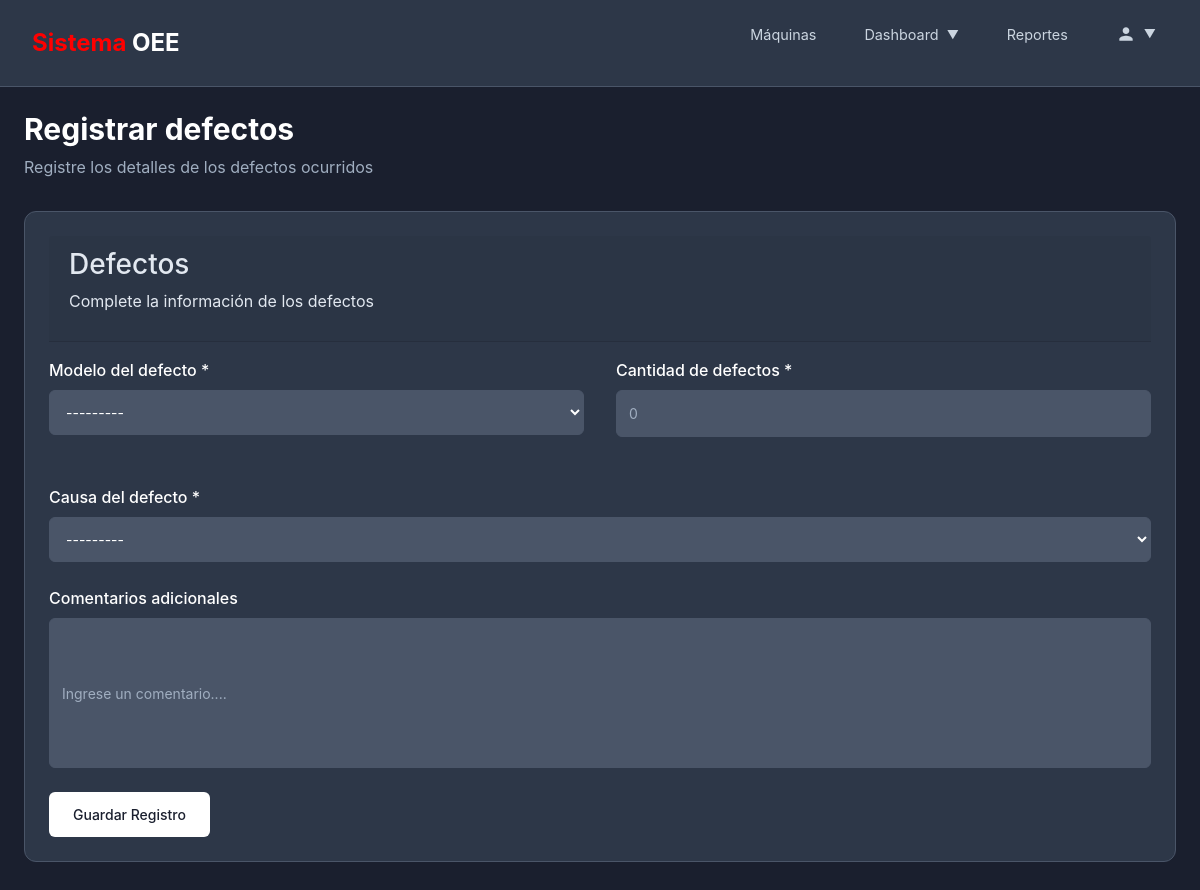
The app's page /manufactura/5/defectos, older data.
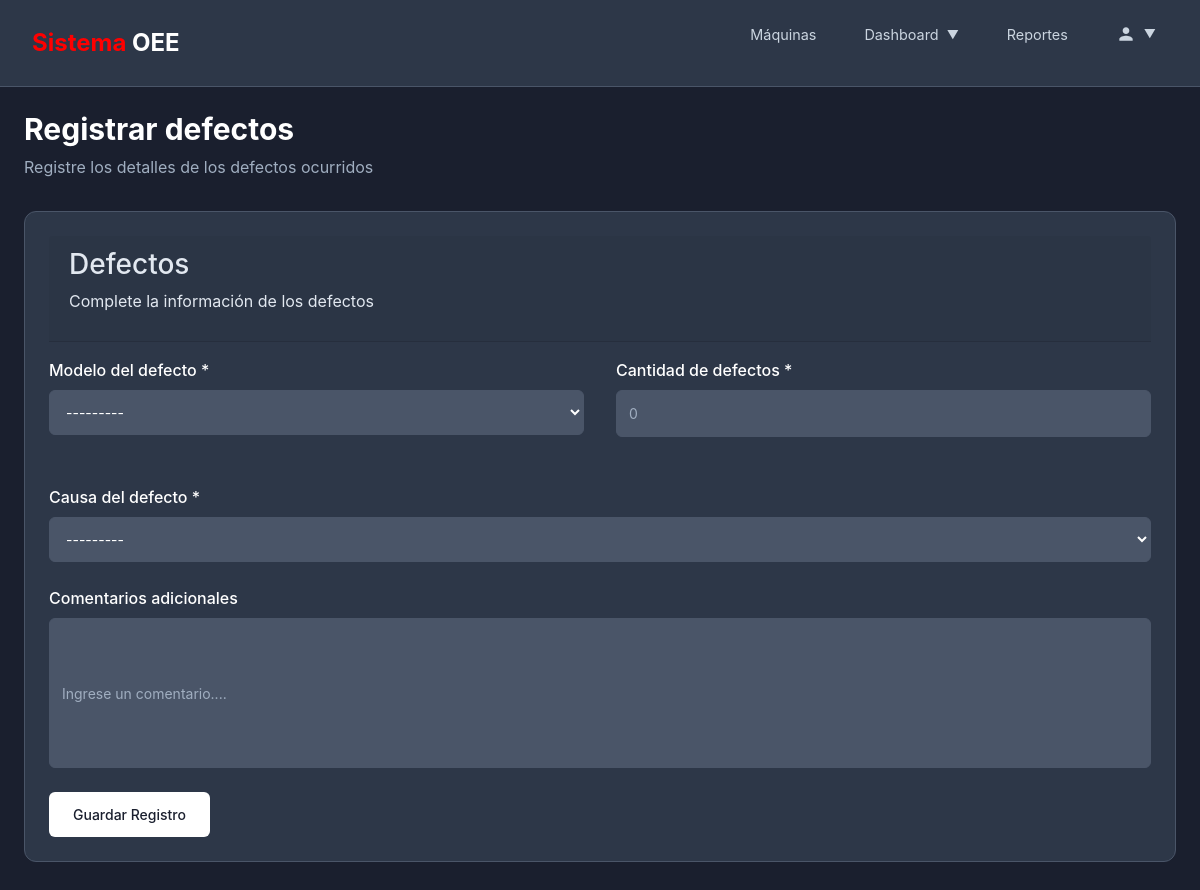
The same page, newer data.
### core/models.py (models this page shows, shortened)
class modelRouting (models.Model):
    model = models.ForeignKey(Model, on_delete=models.PROTECT)
    cell = models.ForeignKey(Cell, on_delete=models.PROTECT)
    class Meta:
        verbose_name_plural = 'Routings'

### manufacturing/views.py (the view)
# urls.py: path('<int:cell_id>/defectos', defects, name='defects'),
def defects (request, cell_id):
    cell = get_object_or_404(Cell, id=cell_id)
    if request.method == "POST":
        form = DefectForm(request.POST, cell=cell_id, date=timezone.localdate())
        if form.is_valid():
            model_detail = form.cleaned_data["model"]
            cause = form.cleaned_data["cause"]
            comments = form.cleaned_data["comments"]
            quantity = form.cleaned_data["quantity"]
            Defect.objects.create(
                production_detail=model_detail,
                cause=cause,
                quantity=quantity,
                comments=comments,
                created_by=request.user,
            )
            return redirect("machineDetails", cell_id=cell.id)
    else:
        form = DefectForm(cell=cell_id, date=timezone.localdate())
    return render(request, "manufacturing/defects.html", {
        "form": form,
        "cell_id": cell_id
    })

### core/models.py (called while the page is built)
    def __str__(self):
        return self.name

### templates/manufacturing/defects.html (shortened to what this page needs)
{% extends "base.html" %}
{% block content %}
<h1 class="page-title"> Registrar defectos </h1>
<p class="page-subtitle"> Registre los detalles de los defectos ocurridos </p>
<div class="card">
    <div class="card-header">
        <h3> Defectos </h3>
        <p> Complete la información de los defectos </p>
    </div>
    <form method="POST">
        <div style="display: grid; grid-template-columns: 1fr 1fr; gap: 2rem; margin-bottom: 1.5rem;">
            <div class="form-group">
                <label class="form-label"> Modelo del defecto <span class="obligatorio"> * </span></label>
                {{form.model}}
            </div>
            <div class="form-group">
                <label class="form-label"> Cantidad de defectos <span class="obligatorio"> * </span> </label>
                {{ form.quantity }}
            </div>
        </div>
        <div class="form-group">
            <label class="form-label"> Causa del defecto <span class="obligatorio"> * </span></label>
            {{ form.cause }}
        </div>
        <div class="form-group">
            <label class="form-label"> Comentarios adicionales </label>
            {{ form.comments }}
        </div>
        <button type="submit" class="btn btn-primary" style="margin-left: auto;">
            Guardar Registro
        </button>
    </form>
</div>
{% endblock %}

Row changes from the older to the newer data that the page shows:
added modelRouting: model "---------"
Text that changed along with them:
form field model: "---------" → (not shown)
